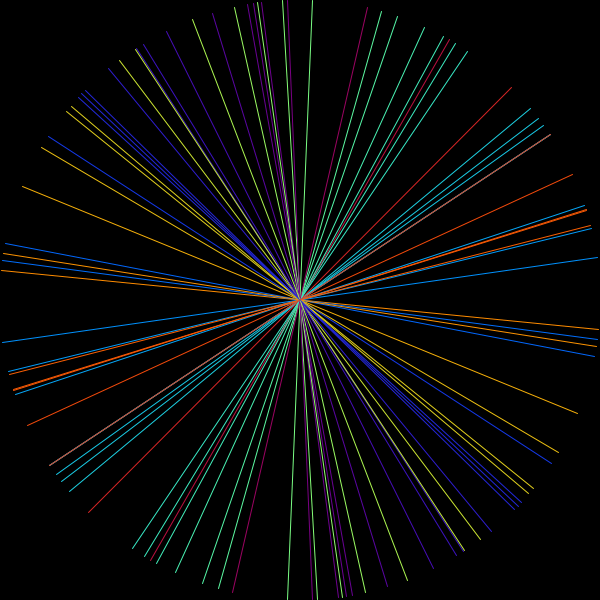
Frame 1 (no input)
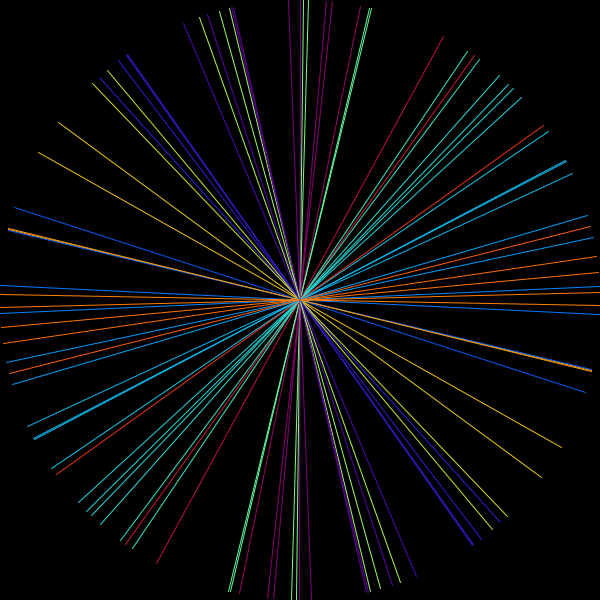
Frame 60 (the mouse pressed at the canvas centre just before this capture)
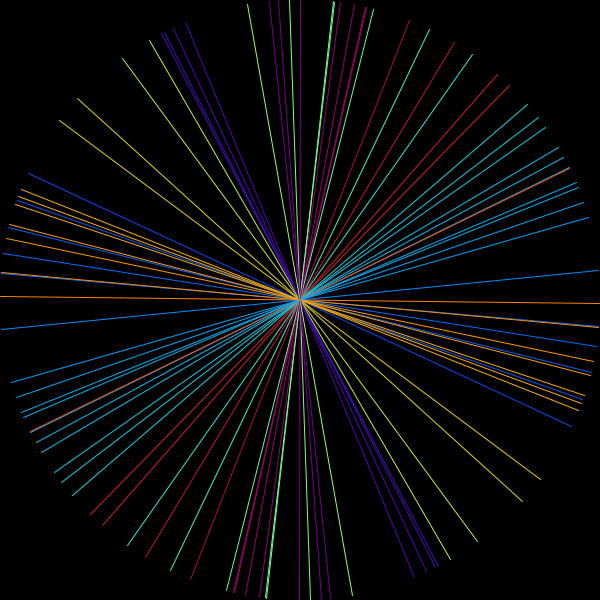
Frame 120 (the mouse held since frame 60 and released just before this capture)

The Processing sketch that drew these frames (run headless with seeded random() and noise(); from frame 60 on, the mouse is pressed at the canvas centre):

// Processing sketch: DeSissoA3R3
// ── DeSissoA3R3.pde
// Declaring variables for the rotation angle and its speed
float angle = 0;
float angleSpeed = 0.13; // Increases the angle speed, speeading up program

// Declaring variables that store the number of lines to draw and thier parameters
int numLines = 50;
float[] lineAngles;
float[] lineSpeeds;
float[] lineOffsets;

void setup() {
  // Seting up the canvas
  size(600, 600);
  
  // Init. arrays to store parameters of the lines
  lineAngles = new float[numLines];
  lineSpeeds = new float[numLines];
  lineOffsets = new float[numLines];
  
  //Random values for the angle speed and offset of the lines which creates this pattern
  for (int i = 0; i < numLines; i++) {
    lineAngles[i] = random(TWO_PI);
    lineSpeeds[i] = random(0.01, 0.05);
    lineOffsets[i] = random(TWO_PI);
  }
}

void draw() {
  background(0);
  
  // Origin @ the center of the screen
  translate(width/2, height/2);
  
  // Updating the rotation angle by adding the speed
  angle += angleSpeed;
  
  // Drawing rotating lines
  for (int i = 0; i < numLines; i++) {
    //this Calculates the rotation angle for each of the lines based off of its speed and the rotation angle
    float rotation = angle * lineSpeeds[i];
    
    // Calculate the coordinates of the line's endpoints and mapping the coordinates to colors(used tutorial for this, was extremely hard)
    float x1 = cos(rotation + lineOffsets[i]) * width/2;
    float y1 = sin(rotation + lineOffsets[i]) * height/2;
    float x2 = cos(rotation + lineOffsets[i] + PI) * width/2;
    float y2 = sin(rotation + lineOffsets[i] + PI) * height/2;
    
    float r = map(x1, -width/2, width/2, 0, 255);
    float g = map(y1, -height/2, height/2, 0, 255);
    float b = map(x2, -width/2, width/2, 0, 255);
    
    //Setting the color of the lines
    stroke(r, g, b);
    
    // Drawing the line
    line(x1, y1, x2, y2);
  }
}
